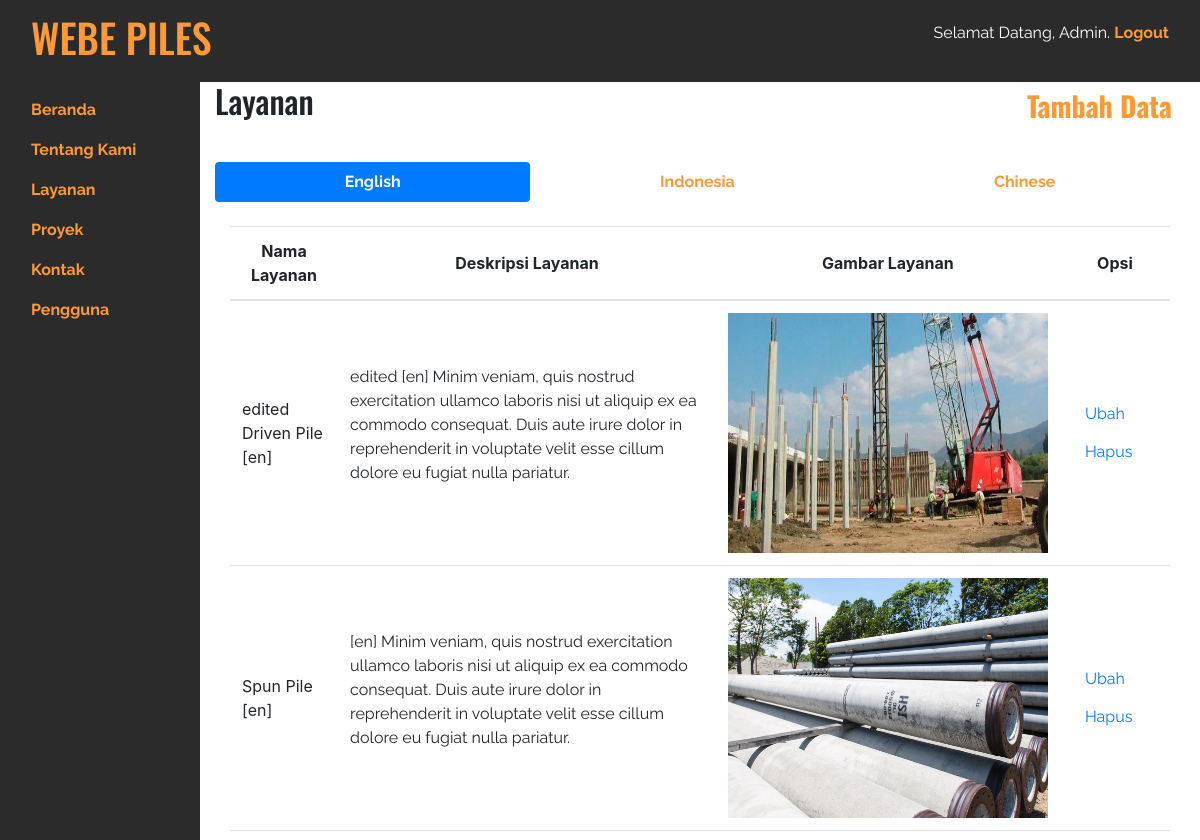
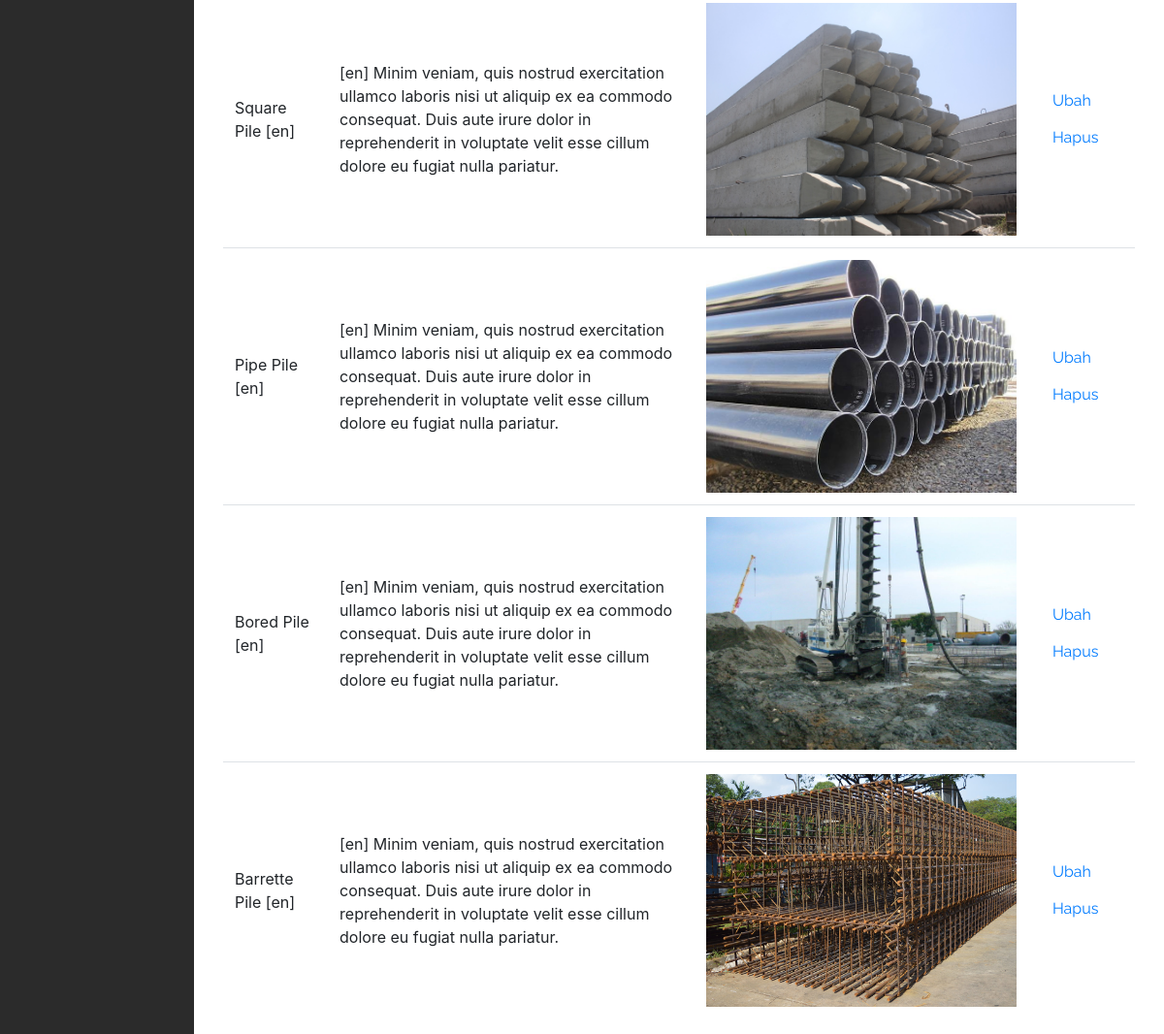
The page /admin/layanan.php on the database its author committed (2 pictures, top to bottom).
### tables this page shows
CREATE TABLE `layanan` (
  `id_layanan` int(11) NOT NULL,
  `nama_layanan` varchar(30) NOT NULL,
  `deskripsi_layanan` text NOT NULL,
  `gambar_layanan` varchar(200) NOT NULL,
  `bahasa_layanan` varchar(2) DEFAULT NULL
);

### admin/layanan.php (the view, shortened to what this page needs)
<!doctype html>
<html lang="id">
  </head>
  <body>
    <?php include 'navbar.php'; ?>
    <div class="container-fluid">
      <div class="row">
        <div class="col-md-10">
          <div class="row">
            <div class="col d-flex justify-content-between">
              <h2>Layanan</h2>
              <a href="tambah/tambah-layanan.php" class="btn btn-link">
                <h3 style="color: #ff9933; font-weight: bold;">Tambah Data</h3>
              </a>
            </div>
          </div>
          <br>
          <ul class="nav nav-pills nav-fill" role="tablist">
            <li class="nav-item">
              <a class="nav-link active" data-toggle="pill" href="#layanan-en">English</a>
            </li>
            <li class="nav-item">
              <a class="nav-link" data-toggle="pill" href="#layanan-id">Indonesia</a>
            </li>
            <li class="nav-item">
              <a class="nav-link" data-toggle="pill" href="#layanan-cn">Chinese</a>
            </li>
          </ul>
          <div class="tab-content">
            <div id="layanan-en" class="container tab-pane active"><br>
              <?php
                include 'fungsi/koneksi.php';
                $layanan_en = "SELECT * FROM layanan WHERE bahasa_layanan = 'en'";
                $hasil_layanan_en = mysqli_query($koneksi, $layanan_en);
              ?>
              <table class="table table-hover">
                <thead class="text-center">
                  <tr>
                    <th class="align-middle">Nama Layanan</th>
                    <th class="align-middle">Deskripsi Layanan</th>
                    <th class="align-middle">Gambar Layanan</th>
                    <th class="align-middle">Opsi</th>
                  </tr>
                </thead>
                <tbody>
                  <?php
                    while ($row_layanan_en = mysqli_fetch_array($hasil_layanan_en, MYSQLI_ASSOC)) {
                  ?>
                  <tr>
                    <td class="align-middle"><?php echo $row_layanan_en['nama_layanan']; ?></td>
                    <td class="align-middle"><?php echo $row_layanan_en['deskripsi_layanan']; ?></td>
                    <td class="align-middle"><img style="width: 320px; height: 240px;" src="../<?php echo $row_layanan_en['gambar_layanan']; ?>"></td>
                    <td class="align-middle">
                      <a href="ubah/ubah-layanan.php?id=<?php echo $row_layanan_en['id_layanan']; ?>" class="btn btn-link">Ubah</a>
                      <a href="#" class="btn btn-link">Hapus</a>
                    </td>
                  </tr>
                  <?php
                    }
                  ?>
                </tbody>
              </table>
            </div>
          </div>
        </div>
      </div>
    </div>
  </body>
</html>

### style.css (style rules this page uses)
h1, h2, h3 { font-family: 'Oswald', sans-serif; }
h4, p, a, address { font-family: 'Raleway', sans-serif; }
a { font-weight: bold; color: #ff9933; }

### rows shown on the page
layanan: nama_layanan "edited Driven Pile [en]", deskripsi_layanan "edited [en] Minim veniam, quis nostrud exercitation ullamco laboris nisi ut aliquip ex ea commodo consequat. Duis aute irure dolor in reprehenderit in voluptate velit esse cillum dolore eu fugiat nulla pariatur.", gambar_layanan (picture)
layanan: nama_layanan "Spun Pile [en]", deskripsi_layanan "[en] Minim veniam, quis nostrud exercitation ullamco laboris nisi ut aliquip ex ea commodo consequat. Duis aute irure dolor in reprehenderit in voluptate velit esse cillum dolore eu fugiat nulla pariatur.", gambar_layanan (picture)
layanan: nama_layanan "Square Pile [en]", deskripsi_layanan "[en] Minim veniam, quis nostrud exercitation ullamco laboris nisi ut aliquip ex ea commodo consequat. Duis aute irure dolor in reprehenderit in voluptate velit esse cillum dolore eu fugiat nulla pariatur.", gambar_layanan (picture)
layanan: nama_layanan "Pipe Pile [en]", deskripsi_layanan "[en] Minim veniam, quis nostrud exercitation ullamco laboris nisi ut aliquip ex ea commodo consequat. Duis aute irure dolor in reprehenderit in voluptate velit esse cillum dolore eu fugiat nulla pariatur.", gambar_layanan (picture)
layanan: nama_layanan "Bored Pile [en]", deskripsi_layanan "[en] Minim veniam, quis nostrud exercitation ullamco laboris nisi ut aliquip ex ea commodo consequat. Duis aute irure dolor in reprehenderit in voluptate velit esse cillum dolore eu fugiat nulla pariatur.", gambar_layanan (picture)
layanan: nama_layanan "Barrette Pile [en]", deskripsi_layanan "[en] Minim veniam, quis nostrud exercitation ullamco laboris nisi ut aliquip ex ea commodo consequat. Duis aute irure dolor in reprehenderit in voluptate velit esse cillum dolore eu fugiat nulla pariatur.", gambar_layanan (picture)
